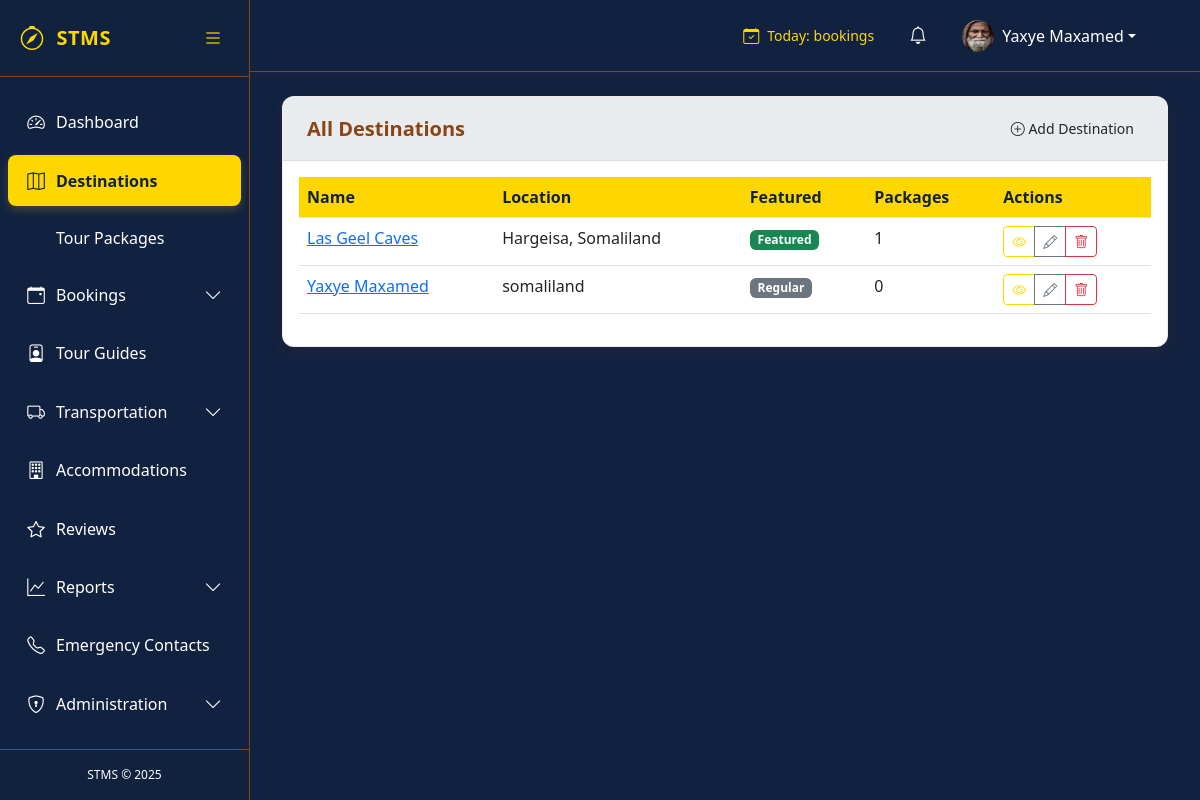
The page /destinations/ (signed in) on the database its author committed.
### accounts/models.py (models this page shows, shortened)
class CustomUser(AbstractUser):
    USER_TYPE_CHOICES = (
        ('TOURIST', 'Tourist'),
        ('GUIDE', 'Tour Guide'),
        ('ADMIN', 'System Admin'),
    )
    STATUS_CHOICES = (
        ('PENDING', 'Waiting to approve'),
        ('APPROVED', 'Accepted'),
        ('REJECTED', 'Rejected'),
    )
    user_type = models.CharField(max_length=10, choices=USER_TYPE_CHOICES, default='TOURIST')
    status = models.CharField(max_length=10, choices=STATUS_CHOICES, default='PENDING')
    phone_number = models.CharField(max_length=20, blank=True, null=True)
    profile_picture = models.ImageField(upload_to='profile_pics/', blank=True, null=True)
    date_of_birth = models.DateField(blank=True, null=True)
    nationality = models.CharField(max_length=100, blank=True, null=True)
    preferred_language = models.CharField(max_length=10, blank=True, null=True)
    last_password_change = models.DateTimeField(null=True, blank=True)
    last_logout = models.DateTimeField(null=True, blank=True)
    objects = CustomUserManager()

### tms/models.py (models this page shows, shortened)
class Destination(models.Model):
    name = models.CharField(_("Name"), max_length=100)
    description = models.TextField(_("Description"))
    location = models.CharField(_("Location"), max_length=100)
    latitude = models.DecimalField(
        _("Latitude"),
        max_digits=9,
        decimal_places=6,
        null=True,
        blank=True
    )
    longitude = models.DecimalField(
        _("Longitude"),
        max_digits=9,
        decimal_places=6,
        null=True,
        blank=True
    )
    is_featured = models.BooleanField(_("Featured"), default=False)
    created_by = models.ForeignKey(
        User,
        on_delete=models.SET_NULL,
        null=True,
        related_name='created_destinations'
    )
    created_at = models.DateTimeField(auto_now_add=True)
    updated_at = models.DateTimeField(auto_now=True)
    class Meta:
        verbose_name = _("Destination")
        verbose_name_plural = _("Destinations")
        ordering = ['-is_featured', 'name']

### tms/views.py (the view)
# urls.py: path('destinations/', views.DestinationListView.as_view(), name='destination-list'),
class DestinationListView(ListView):
    model = Destination
    template_name = 'tms/destinations/list.html'
    context_object_name = 'destinations'
    paginate_by = 12
    def get_queryset(self):
        queryset = super().get_queryset()
        featured = self.request.GET.get('featured')
        search = self.request.GET.get('search')
        if featured == 'true':
            queryset = queryset.filter(is_featured=True)
        if search:
            queryset = queryset.filter(
                Q(name__icontains=search) |
                Q(location__icontains=search) |
                Q(description__icontains=search)
            ).distinct()
        return queryset.order_by('-is_featured', 'name')
    def get_context_data(self, **kwargs):
        context = super().get_context_data(**kwargs)
        context['featured_count'] = Destination.objects.filter(is_featured=True).count()
        context['search_query'] = self.request.GET.get('search', '')
        context['featured_filter'] = self.request.GET.get('featured', '')
        return context

### tms/templates/tms/destinations/list.html (shortened to what this page needs)
{% extends "base.html" %}
{% load static %}
{% block content %}
<div class="card">
    <div class="card-header d-flex justify-content-between align-items-center">
        <h5 class="mb-0">All Destinations</h5>
        {% if request.user.is_staff %}
        <a href="{% url 'tms:destination-create' %}" class="btn btn-sm btn-accent">
            <i class="bi bi-plus-circle"></i> Add Destination
        </a>
        {% endif %}
    </div>
    <div class="card-body">
        <div class="table-responsive">
            <table class="table table-hover">
                <thead>
                    <tr>
                        <th>Name</th>
                        <th>Location</th>
                        <th>Featured</th>
                        <th>Packages</th>
                        <th>Actions</th>
                    </tr>
                </thead>
                <tbody>
                    {% for destination in destinations %}
                    <tr>
                        <td>
                            <a href="{% url 'tms:destination-detail' pk=destination.pk %}">
                                {{ destination.name }}
                            </a>
                        </td>
                        <td>{{ destination.location }}</td>
                        <td>
                            {% if destination.is_featured %}
                            <span class="badge bg-success">Featured</span>
                            {% else %}
                            <span class="badge bg-secondary">Regular</span>
                            {% endif %}
                        </td>
                        <td>{{ destination.tourpackage_set.count }}</td>
                        <td>
                            <div class="btn-group btn-group-sm">
                                <a href="{% url 'tms:destination-detail' pk=destination.pk %}"
                                   class="btn btn-outline-primary">
                                    <i class="bi bi-eye"></i>
                                </a>
                                {% if request.user.is_staff %}
                                <a href="{% url 'tms:destination-update' pk=destination.pk %}"
                                   class="btn btn-outline-secondary">
                                    <i class="bi bi-pencil"></i>
                                </a>
                                <a href="{% url 'tms:destination-delete' pk=destination.pk %}"
                                   class="btn btn-outline-danger">
                                    <i class="bi bi-trash"></i>
                                </a>
                                {% endif %}
                            </div>
                        </td>
                    </tr>
                    {% empty %}
                    <tr>
                        <td colspan="5" class="text-center">No destinations found</td>
                    </tr>
                    {% endfor %}
                </tbody>
            </table>
        </div>
    </div>
</div>
{% endblock %}

### tms/templates/base.html (shortened to what this page needs)
<!DOCTYPE html>
<html lang="en">
<head>
    <link rel="stylesheet" href="https://cdnjs.cloudflare.com/ajax/libs/font-awesome/6.0.0/css/all.min.css">
    <link rel="stylesheet" href="https://cdn.jsdelivr.net/npm/bootstrap-icons@1.8.0/font/bootstrap-icons.css">
    <link href="https://cdn.jsdelivr.net/npm/bootstrap@5.3.0/dist/css/bootstrap.min.css" rel="stylesheet">
    <link rel="stylesheet" href="https://cdnjs.cloudflare.com/ajax/libs/font-awesome/6.0.0/css/all.min.css">
    <link rel="stylesheet" href="https://cdn.jsdelivr.net/npm/bootstrap-icons@1.10.0/font/bootstrap-icons.css">
</head>
<body>
    <div class="d-flex">
        <div class="sidebar" id="sidebar">
            <div class="sidebar-header">
                <a href="{% url 'tms:dashboard' %}" class="sidebar-brand">
                    <i class="bi bi-compass sidebar-brand-icon"></i>
                    <span id="sidebar-title">STMS</span>
                </a>
                <button class="toggle-btn" id="toggle-sidebar">
                    <i class="bi bi-list"></i>
                </button>
            </div>
            <div class="px-2 py-3" style="height: calc(100% - 120px); overflow-y: auto;">
                <ul class="nav flex-column">
                    <li class="nav-item">
                        <a class="nav-link {% if request.resolver_match.url_name == 'dashboard' %}active{% endif %}"
                            href="{% url 'tms:dashboard' %}">
                            <i class="bi bi-speedometer2"></i>
                            <span class="nav-link-text ms-2">Dashboard</span>
                        </a>
                    </li>
                    <li class="nav-item">
                        <a class="nav-link {% if 'destination' in request.resolver_match.url_name %}active{% endif %}"
                            href="{% url 'tms:destination-list' %}">
                            <i class="bi bi-map"></i>
                            <span class="nav-link-text ms-2">Destinations</span>
                        </a>
                    </li>
                    <li class="nav-item">
                        <a class="nav-link {% if 'package' in request.resolver_match.url_name %}active{% endif %}"
                            href="{% url 'tms:package-list' %}">
                            <span class="nav-link-text ms-2">Tour Packages</span>
                        </a>
                    </li>
                    <li class="nav-item">
                        <a class="nav-link {% if 'booking' in request.resolver_match.url_name %}active{% endif %}"
                            data-bs-toggle="collapse" href="#bookingsCollapse">
                            <i class="bi bi-calendar-event"></i>
                            <span class="nav-link-text ms-2">Bookings</span>
                            <i class="bi bi-chevron-down collapse-icon ms-auto"></i>
                        </a>
                    </li>
                    <li class="nav-item">
                        <a class="nav-link {% if 'guide' in request.resolver_match.url_name %}active{% endif %}"
                            href="{% url 'tms:guide-list' %}">
                            <i class="bi bi-person-badge"></i>
                            <span class="nav-link-text ms-2">Tour Guides</span>
                        </a>
                    </li>
                    <li class="nav-item">
                        <a class="nav-link {% if 'vehicle' in request.resolver_match.url_name %}active{% endif %}"
                            data-bs-toggle="collapse" href="#transportCollapse">
                            <i class="bi bi-truck"></i>
                            <span class="nav-link-text ms-2">Transportation</span>
                            <i class="bi bi-chevron-down collapse-icon ms-auto"></i>
                        </a>
                    </li>
                    <li class="nav-item">
                        <a class="nav-link {% if 'accommodation' in request.resolver_match.url_name %}active{% endif %}"
                            href="{% url 'tms:accommodation-list' %}">
                            <i class="bi bi-building"></i>
                            <span class="nav-link-text ms-2">Accommodations</span>
                        </a>
                    </li>
                    <li class="nav-item">
                        <a class="nav-link {% if 'review' in request.resolver_match.url_name %}active{% endif %}"
                            href="{% url 'tms:review-list' %}">
                            <i class="bi bi-star"></i>
                            <span class="nav-link-text ms-2">Reviews</span>
                        </a>
                    </li>
                    <li class="nav-item">
                        <a class="nav-link {% if 'report' in request.resolver_match.url_name %}active{% endif %}"
                            data-bs-toggle="collapse" href="#reportsCollapse">
                            <i class="bi bi-graph-up"></i>
                            <span class="nav-link-text ms-2">Reports</span>
                            <i class="bi bi-chevron-down collapse-icon ms-auto"></i>
                        </a>
                                </li>
                            </ul>
                        </div>
                    <li class="nav-item">
                        <a class="nav-link {% if 'emergency' in request.resolver_match.url_name %}active{% endif %}"
                            href="{% url 'tms:emergency-list' %}">
                            <i class="bi bi-telephone"></i>
                            <span class="nav-link-text ms-2">Emergency Contacts</span>
                        </a>
                    </li>
                    {% if request.user.is_staff or request.user.user_type == 'MINISTRY' %}
                    <li class="nav-item">
                        <a class="nav-link {% if 'admin' in request.resolver_match.url_name %}active{% endif %}"
                            data-bs-toggle="collapse" href="#adminCollapse">
                            <i class="bi bi-shield-lock"></i>
                            <span class="nav-link-text ms-2">Administration</span>
                            <i class="bi bi-chevron-down collapse-icon ms-auto"></i>
                        </a>
                    </li>
                    {% endif %}
            </div>
            <div class="sidebar-footer">
                STMS &copy; {% now "Y" %}
            </div>
        </div>
        <div class="main-content flex-grow-1" id="main-content">
            <nav class="navbar navbar-expand-lg navbar-light border-bottom">
                <div class="container-fluid">
                    <div class="collapse navbar-collapse" id="navbarSupportedContent">
                        <ul class="navbar-nav ms-auto align-items-center">
                            <li class="nav-item me-4">
                                <div class="d-flex align-items-center" style="color: var(--accent-color);">
                                    <i class="bi bi-calendar-check me-2"></i>
                                    <small>Today: <strong>{{ today_bookings }}</strong> bookings</small>
                                </div>
                            </li>
                            <li class="nav-item dropdown me-3">
                                <a class="nav-link position-relative" href="#" id="notificationsDropdown" role="button"
                                    data-bs-toggle="dropdown">
                                    <i class="bi bi-bell"></i>
                                </a>
                            </li>
                            <li class="nav-item dropdown">
                                <a class="nav-link dropdown-toggle d-flex align-items-center" href="#" id="userDropdown"
                                    role="button" data-bs-toggle="dropdown">
                                    {% if request.user.profile_picture %}
                                    <img src="{{ request.user.profile_picture.url }}" class="rounded-circle me-2"
                                        width="32" height="32" alt="Profile">
                                    {% else %}
                                    <div class="avatar-placeholder rounded-circle bg-accent text-dark d-flex align-items-center justify-content-center me-2"
                                        style="width: 32px; height: 32px;">
                                        {{ request.user.first_name|first|upper }}{{ request.user.last_name|first|upper }}
                                    </div>
                                    {% endif %}
                                    <span class="d-none d-md-inline">{{ request.user.get_full_name }}</span>
                                </a>
                                    </li>
                                </ul>
                    </div>
                </div>
            </nav>
            <div class="container-fluid py-4">
                {% block content %}{% endblock %}
            </div>
        </div>
</body>
</html>

### rows shown on the page
CustomUser: user.profile_picture (picture), user.get_full_name "Yaxye Maxamed"
Destination: name "Las Geel Caves", location "Hargeisa, Somaliland", is_featured "Featured", tourpackage_set.count "1"
Destination: name "Yaxye Maxamed", location "somaliland", is_featured "Regular", tourpackage_set.count "0"
